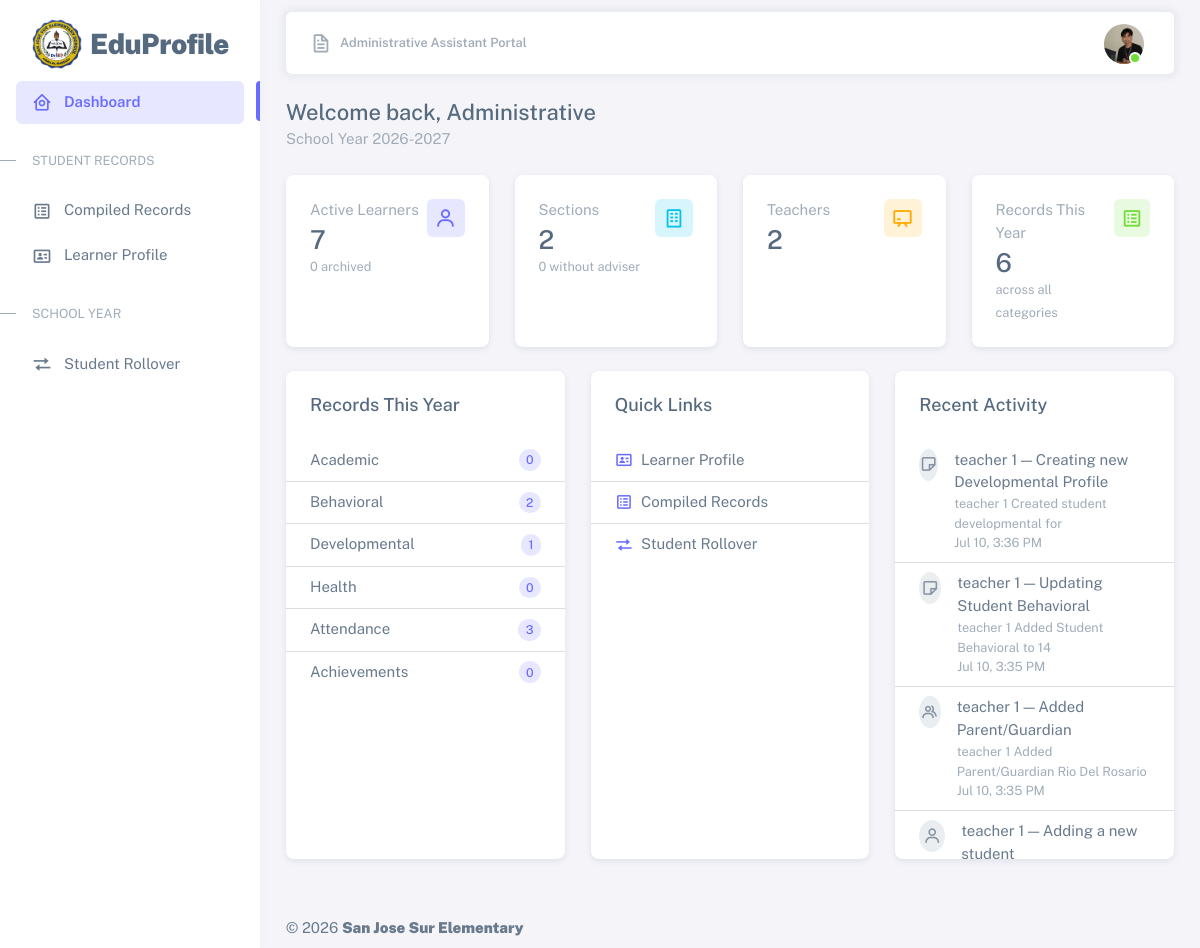
Before: /resources/views/administrative/home.php (signed in) with the older database file.
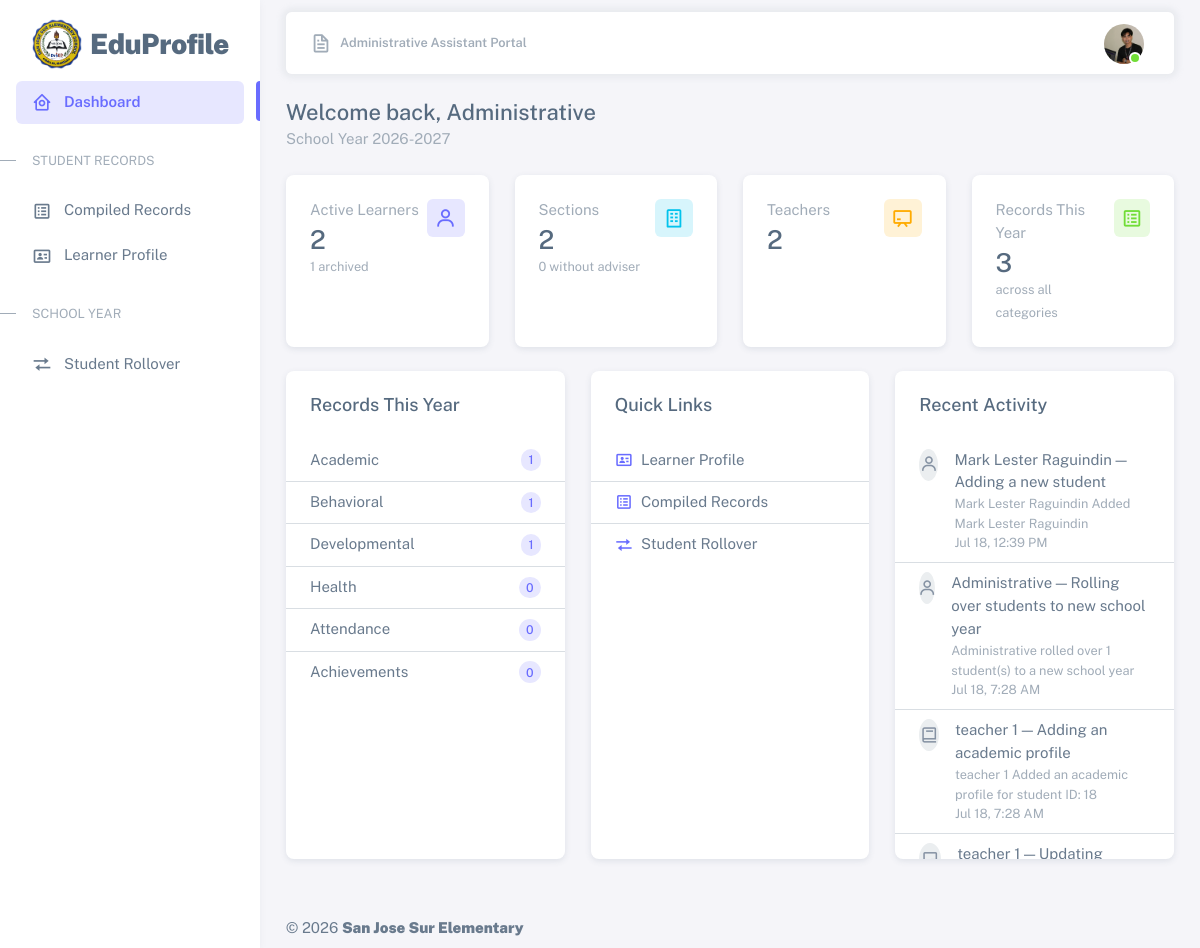
After: the same page with the newer database file.
### tables this page shows
CREATE TABLE `audit_logs` (
  `id` int(10) UNSIGNED NOT NULL,
  `user_id` int(11) NOT NULL,
  `role` varchar(50) NOT NULL,
  `action` varchar(50) NOT NULL,
  `module` varchar(100) NOT NULL,
  `reference_id` int(10) UNSIGNED DEFAULT NULL,
  `reference_table` varchar(100) DEFAULT NULL,
  `description` text DEFAULT NULL,
  `ip_address` varchar(45) DEFAULT NULL,
  `status` enum('success','failed') NOT NULL DEFAULT 'success',
  `created_at` timestamp NOT NULL DEFAULT current_timestamp()
);

CREATE TABLE `users` (
  `id` int(11) NOT NULL,
  `full_name` varchar(50) NOT NULL,
  `email` varchar(50) NOT NULL,
  `password` varchar(255) NOT NULL,
  `role` varchar(20) DEFAULT NULL,
  `profile_picture` varchar(255) DEFAULT NULL,
  `created_at` date NOT NULL DEFAULT current_timestamp(),
  `updated_at` date NOT NULL
);

### app/controllers/administrative/admindashboardcontroller.php (called while the page is built, shortened)
<?php
require_once __DIR__ . '/../../models/administrative/learnerprofilemodel.php';
require_once __DIR__ . '/../../models/administrative/compiledrecordsmodel.php';
require_once __DIR__ . '/../../models/admin/SchoolYearModel.php';
require_once __DIR__ . '/../../models/admin/SectionsModel.php';
require_once __DIR__ . '/../../models/admin/UsersModel.php';
require_once __DIR__ . '/../../helpers/auditLogs.php';
    class AdminDashboardController{
        protected $learnerProfileModel;
        protected $compiledRecordsModel;
        protected $schoolYearModel;
        protected $sectionsModel;
        protected $usersModel;
        protected $auditLogs;
        public function __construct($con){
            $this->learnerProfileModel = new LearnerProfileModel($con);
            $this->compiledRecordsModel = new CompiledRecordsModel($con);
            $this->schoolYearModel = new SchoolYearModel($con);
            $this->sectionsModel = new SectionsModel($con);
            $this->usersModel = new UsersModel($con);
            $this->auditLogs = new AuditLogs($con);
        }
        public function getStats(){
            $activeSyRows = $this->schoolYearModel->getActiveSy();
            $activeSy = $activeSyRows[0] ?? null;
            $activeSyId = $activeSy['id'] ?? null;
            $sections = $this->sectionsModel->index();
            $sectionsWithoutAdviser = array_values(array_filter($sections, function($s){
                return empty($s['adviser_id']);
            }));
            $teacherCount = count($this->usersModel->getAvailableTeachers());
            return [
                'active_school_year' => $activeSy,
                'total_sections' => count($sections),
                'sections_without_adviser' => $sectionsWithoutAdviser,
                'total_teachers' => $teacherCount,
                'active_learners' => $this->learnerProfileModel->countAll('active'),
                'archived_learners' => $this->learnerProfileModel->countAll('archived'),
                'records' => [
                    'Academic' => $this->compiledRecordsModel->countAcademicRecords($activeSyId),
                    'Behavioral' => $this->compiledRecordsModel->countBehavioralRecords($activeSyId),
                    'Developmental' => $this->compiledRecordsModel->countDevelopmentalRecords($activeSyId),
                    'Health' => $this->compiledRecordsModel->countHealthRecords($activeSyId),
                    'Attendance' => $this->compiledRecordsModel->countAttendanceRecords($activeSyId),
                    'Achievements' => $this->compiledRecordsModel->countAchievementRecords($activeSyId),
                ],
            ];
        }
        public function getRecentActivity($limit = 8){
            return $this->auditLogs->getRecent($limit);
        }
    }

### app/core/Model.php (called while the page is built, shortened)
<?php
    class Model{
        public function __construct($con){
            $this->con = $con;
        }
    }

### app/models/admin/SchoolYearModel.php (called while the page is built, shortened)
<?php
require_once __DIR__ . '/../../core/Model.php';
    class SchoolYearModel extends Model{
        protected $school_year = 'school_year';
        public function getActiveSy(){
            try{
                $query = "SELECT * FROM {$this->school_year} WHERE status = 'active' LIMIT 1";
                $stmt = $this->con->prepare($query);
                $stmt->execute();
                $result = $stmt->get_result();
                return $result->fetch_all(MYSQLI_ASSOC);
            }catch(Exception $e){
                error_log("Error " . $e->getMessage());
                return [];
            }
        }
    }

### app/models/admin/SectionsModel.php (called while the page is built, shortened)
<?php
require_once __DIR__ . '/../../core/Model.php';
    class SectionsModel extends Model{
        protected $sections = 'sections';
        protected $grade_levels = 'grade_levels';
        protected $users = 'users';
        public function index(){
            try{
                $query = "SELECT
                    s.*,
                    gl.grade_name AS grade_level_name,
                    u.full_name as assigned_teacher
                    FROM {$this->sections} s
                    LEFT JOIN {$this->grade_levels} gl ON s.grade_level_id = gl.id
                    LEFT JOIN {$this->users} u ON s.adviser_id = u.id
                ";
                $stmt = $this->con->prepare($query);
                $stmt->execute();
                $result = $stmt->get_result();
                return $result->fetch_all(MYSQLI_ASSOC);
            }catch(Exception $e){
                error_log("Error " . $e->getMessage());
                return[];
            }
        }
    }

### app/models/admin/UsersModel.php (called while the page is built, shortened)
<?php
require_once __DIR__ . '/../../core/Model.php';
    class UsersModel extends Model{
        protected $users = 'users';
        public function getAvailableTeachers(){
            try{
                $query = "SELECT id, full_name, role FROM {$this->users} WHERE role = 'teacher' ORDER BY full_name ASC";
                $stmt = $this->con->prepare($query);
                $stmt->execute();
                $result = $stmt->get_result();
                return $result->fetch_all(MYSQLI_ASSOC);
            }catch(Exception $e){
                error_log("Error " . $e->getMessage());
                return [];
            }
        }
    }
?>

### app/models/administrative/learnerprofilemodel.php (called while the page is built, shortened)
<?php
require_once __DIR__ . '/../../core/Model.php';
    class LearnerProfileModel extends Model{
        protected $students = 'students';
        public function countAll($status = null){
            try{
                $query = "SELECT COUNT(*) AS total FROM {$this->students} s";
                $types = "";
                $params = [];
                if($status !== null){
                    $query .= " WHERE s.status = ?";
                    $types .= "s";
                    $params[] = $status;
                }
                $stmt = $this->con->prepare($query);
                if($types !== ""){
                    $stmt->bind_param($types, ...$params);
                }
                $stmt->execute();
                $result = $stmt->get_result();
                return (int) ($result->fetch_assoc()['total'] ?? 0);
            }catch(Exception $e){
                error_log("Error counting students: " . $e->getMessage());
                return 0;
            }
        }
    }

### app/models/administrative/compiledrecordsmodel.php (called while the page is built, shortened)
<?php
require_once __DIR__ . '/../../core/Model.php';
    class CompiledRecordsModel extends Model{
        protected $students = 'students';
        private function countFiltered($alias, $table, $schoolYearId, $sectionId){
            try{
                $query = "SELECT COUNT(*) AS total FROM {$table} {$alias}
                    JOIN {$this->students} s ON {$alias}.student_id = s.id
                    WHERE 1=1";
                $types = "";
                $params = [];
                if($schoolYearId !== null){
                    $query .= " AND {$alias}.school_year_id = ?";
                    $types .= "i";
                    $params[] = $schoolYearId;
                }
                $stmt = $this->con->prepare($query);
                if($types !== ""){
                    $stmt->bind_param($types, ...$params);
                }
                $stmt->execute();
                $result = $stmt->get_result();
                return (int) ($result->fetch_assoc()['total'] ?? 0);
            }catch(Exception $e){
                error_log("Error counting compiled {$table} records: " . $e->getMessage());
                return 0;
            }
        }
    }

### app/helpers/auditLogs.php (called while the page is built, shortened)
<?php
require_once __DIR__ . '/../core/Model.php';
    class AuditLogs extends Model {
        public function getRecent($limit = 10) {
            try {
                $query = "SELECT al.*, u.full_name AS actor_name
                    FROM audit_logs al
                    LEFT JOIN users u ON al.user_id = u.id
                    ORDER BY al.created_at DESC, al.id DESC
                    LIMIT ?";
                $stmt = $this->con->prepare($query);
                $stmt->bind_param("i", $limit);
                $stmt->execute();
                $result = $stmt->get_result();
                return $result->fetch_all(MYSQLI_ASSOC);
            } catch (Exception $e) {
                error_log("Error fetching recent audit logs: " . $e->getMessage());
                return [];
            }
        }
    }
?>

### resources/views/administrative/home.php (the view, shortened to what the changed rows need)
<?php
require_once __DIR__ . '/../../../database/config/config.php';
require_once __DIR__ . '/../../../app/controllers/administrative/admindashboardcontroller.php';
$dashboard = new AdminDashboardController($con);
$stats = $dashboard->getStats();
$recentActivity = $dashboard->getRecentActivity(8);
$moduleIcons = [
    'Students' => 'bx-user',
    'Parent/Guardian' => 'bx-group',
    'Academic Profile' => 'bx-book',
    'Achievement Profile' => 'bx-medal',
    'Student Behavioral' => 'bx-note',
    'Developmental' => 'bx-note',
    'Student Health' => 'bx-band-aid',
    'Attendance' => 'bx-calendar-check',
    'Section' => 'bx-building',
    'Section Teacher Assignment' => 'bx-user-check',
];
?>
<!DOCTYPE html>
<html
  lang="en"
  class="light-style layout-menu-fixed"
  dir="ltr"
  data-theme="theme-default"
  data-assets-path="../../../public/assets/"
  data-template="vertical-menu-template-free"
>
<head>
  <link rel="stylesheet" href="../../../public/assets/vendor/fonts/boxicons.css" />
  <link rel="stylesheet" href="../../../public/assets/vendor/css/core.css" class="template-customizer-core-css" />
  <link rel="stylesheet" href="../../../public/assets/vendor/css/theme-default.css" class="template-customizer-theme-css" />
  <link rel="stylesheet" href="../../../public/assets/css/demo.css" />
  <link rel="stylesheet" href="../../../public/assets/vendor/libs/perfect-scrollbar/perfect-scrollbar.css" />
</head>
<body>
  <?php require_once __DIR__ . '/partials/sidebar.php'; ?>
  <?php require_once __DIR__ . '/partials/topbar.php'; ?>
  <div class="row">
      <div class="col-md-3 col-sm-6 mb-4">
          <div class="card h-100">
              <div class="card-body d-flex justify-content-between align-items-start">
                  <div>
                      <span class="text-muted d-block mb-1">Active Learners</span>
                      <h3 class="mb-0"><?php echo (int) $stats['active_learners']; ?></h3>
                      <span class="text-muted small"><?php echo (int) $stats['archived_learners']; ?> archived</span>
                  </div>
              </div>
          </div>
      </div>
      <div class="col-md-3 col-sm-6 mb-4">
          <div class="card h-100">
              <div class="card-body d-flex justify-content-between align-items-start">
                  <div>
                      <span class="text-muted d-block mb-1">Records This Year</span>
                      <h3 class="mb-0"><?php echo (int) array_sum($stats['records']); ?></h3>
                      <span class="text-muted small">across all categories</span>
                  </div>
              </div>
          </div>
      </div>
  </div>
  <div class="row">
      <div class="col-lg-4 mb-4">
          <div class="card h-100">
              <div class="list-group list-group-flush">
                  <?php foreach($stats['records'] as $category => $count): ?>
                      <div class="list-group-item d-flex justify-content-between align-items-center">
                          <span><?php echo htmlspecialchars($category); ?></span>
                          <span class="badge bg-label-primary rounded-pill"><?php echo (int) $count; ?></span>
                      </div>
                  <?php endforeach; ?>
              </div>
          </div>
      </div>
      <div class="col-lg-4 mb-4">
          <div class="card h-100">
              <div class="list-group list-group-flush" style="max-height: 420px; overflow-y: auto;">
                  <?php if(empty($recentActivity)): ?>
                      <div class="list-group-item text-muted">No recent activity yet.</div>
                  <?php else: ?>
                      <?php foreach($recentActivity as $log): ?>
                          <?php $icon = $moduleIcons[$log['module']] ?? 'bx-info-circle'; ?>
                          <div class="list-group-item d-flex align-items-start gap-3">
                              <span class="avatar avatar-sm">
                                  <span class="avatar-initial rounded-circle bg-label-secondary">
                                      <i class="bx <?php echo htmlspecialchars($icon); ?>"></i>
                                  </span>
                              </span>
                              <div class="flex-grow-1">
                                  <div><?php echo htmlspecialchars($log['actor_name'] ?? 'Unknown'); ?> &mdash; <?php echo htmlspecialchars($log['action']); ?></div>
                                  <div class="text-muted small"><?php echo htmlspecialchars(trim($log['description'] ?? '')); ?></div>
                                  <div class="text-muted small"><?php echo htmlspecialchars(date('M j, g:i A', strtotime($log['created_at']))); ?></div>
                              </div>
                          </div>
                      <?php endforeach; ?>
                  <?php endif; ?>
              </div>
          </div>
      </div>
  </div>
  <?php require_once __DIR__ . '/partials/footer.php'; ?>
</body>
</html>

Changed rows visible on the page:
no longer on this page (row unchanged): audit_logs: user.full_name "teacher 1", action "Creating new Developmental Profile", description "teacher 1 Created student developmental for", created_at "Jul 10, 3:36 PM"
no longer on this page (row unchanged): audit_logs: user.full_name "teacher 1", action "Updating Student Behavioral", description "teacher 1 Added Student Behavioral to 14", created_at "Jul 10, 3:35 PM"
no longer on this page (row unchanged): audit_logs: user.full_name "teacher 1", action "Added Parent/Guardian", description "teacher 1 Added Parent/Guardian Rio Del Rosario", created_at "Jul 10, 3:35 PM"
no longer on this page (row unchanged): audit_logs: user.full_name "teacher 1", action "Adding a new student"
added audit_logs: user.full_name "Mark Lester Raguindin", action "Adding a new student", description "Mark Lester Raguindin Added Mark Lester Raguindin", created_at "Jul 18, 12:39 PM"
added audit_logs: user.full_name "Administrative", action "Rolling over students to new school year", description "Administrative rolled over 1 student(s) to a new school year", created_at "Jul 18, 7:28 AM"
added audit_logs: user.full_name "teacher 1", action "Adding an academic profile", description "teacher 1 Added an academic profile for student ID: 18", created_at "Jul 18, 7:28 AM"
added audit_logs: user.full_name "teacher 1", action "Updating…"
Other visible differences:
$stats['active_learners']: "7" → "2"
$stats['archived_learners']: "0" → "1"
array_sum($stats['records']): "6" → "3"
new list line: "Academic 1"
new list line: "Behavioral 1"
new list line: "Attendance 0"
list line gone: "Academic 0"
list line gone: "Behavioral 2"
list line gone: "Attendance 3"
